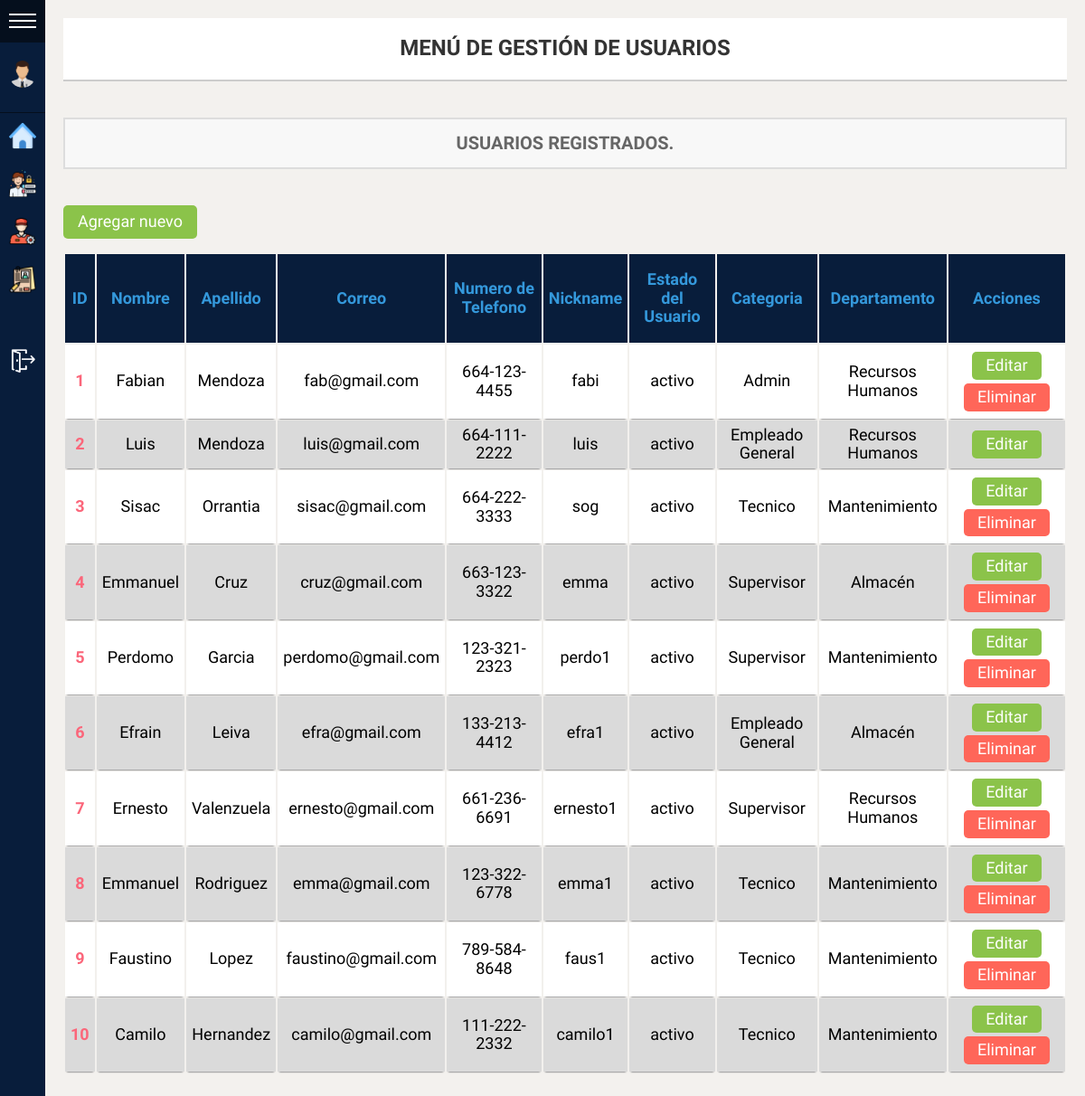
Page /View/Admin/gestionUsuarios.php (signed in) on the committed database.
### tables this page shows
CREATE TABLE usuarios (
    user_id INT AUTO_INCREMENT PRIMARY KEY,
    first_name VARCHAR(30) NOT NULL,
    last_name VARCHAR(30) NOT NULL,
    email VARCHAR(50),
    password VARCHAR(20) NOT NULL, 
    numTel VARCHAR(15) NOT NULL UNIQUE,
    category INT,
    nickname VARCHAR (20) NOT NULL,
    status VARCHAR (20) DEFAULT "Pendiente",
    profile_pic VARCHAR(200),
    fechaRegistro DATETIME NOT NULL,
    cantidadTrabajosAsignados INT DEFAULT 0,
    idDepaUsuario INT,
    FOREIGN KEY (category) REFERENCES roles(idRol),
    FOREIGN KEY (idDepaUsuario) REFERENCES departamentos(idDepartamento)
);

CREATE TABLE roles (
    idRol INT AUTO_INCREMENT PRIMARY KEY,
    nombre VARCHAR (20)
);

CREATE TABLE departamentos (
    idDepartamento INT AUTO_INCREMENT PRIMARY KEY,
    nomDepartamento VARCHAR (30) NOT NULL,
    descripcion VARCHAR (200) NOT NULL,
    numTel CHAR (15) NOT NULL UNIQUE
);

### Data/conexionDB.php (called while the page is built, shortened)
<?php
class conexionDB{
    private $HOST = "";
    private $USER = "";
    private $PASS = "";
    private $DB = "";
    protected $connection;
    public function __construct(){
        $this->HOST="localhost";
        $this->USER="root";
        $this->PASS="";
        $this->DB="requests";
    }
    public function connect(){
        $this->connection = mysqli_connect($this->HOST, $this->USER, $this->PASS, $this->DB);
        if($this->connection){
            return true;
        }else{
            return false;
        }
    }
    public function execquery($query){
        $this->dataset = mysqli_query($this->connection,$query);
        if($this->dataset){
            return $this->dataset;
        }else{
            return 0;
        }
    }
}
?>

### Data/Usuario.php (called while the page is built, shortened)
<?php
include_once('conexionDB.php');
class Usuario extends conexionDB{
public function getAllUsuarioAsJson(){
    $result = $this->connect();
    if ($result){
        $dataset = $this->execquery("SELECT * FROM usuarios WHERE status = 'activo'");
        if ($dataset->num_rows > 0) {
            $data = array();
            while ($row = $dataset->fetch_assoc()) {
                $data[] = $row;
            }
            $json_data = json_encode($data, JSON_PRETTY_PRINT);
        } else {
            $json_data = json_encode(array("error" => "No hay usuarios activos."));
        }
    } else {
        $json_data = json_encode(array("error" => "Error de conexión."));
    }
    return $json_data;
}
public function getNombreDepartamento($departamento){
    $query = "SELECT * from departamentos WHERE idDepartamento =".$departamento;
    $result = $this->connect();
    if ($result) {
        $dataset = $this->execquery($query);
        if ($dataset !== null) {
            $count = mysqli_num_rows($dataset);
            if ($count == 1) {
                $tupla = mysqli_fetch_assoc($dataset);
                $nombre = $tupla['nomDepartamento'];
            }
        }
    }
    else{
        $nombre = "error";
    }
    return $nombre;
}
public function getNombreRol($rol){
    $query = "SELECT * from roles WHERE idRol =".$rol;
    $result = $this->connect();
    if ($result) {
        $dataset = $this->execquery($query);
        if ($dataset !== null) {
            $count = mysqli_num_rows($dataset);
            if ($count == 1) {
                $tupla = mysqli_fetch_assoc($dataset);
                $nombre = $tupla['nombre'];
            }
        }
    }
    else{
        $nombre = "error";
    }
    return $nombre;
}
}
?>

### View/Admin/gestionUsuarios.php (the view, shortened to what this page needs)
<!DOCTYPE html>
<html lang="en">
<head>
	<link rel="stylesheet" href="../../CSS/normalize.css">
	<link rel="stylesheet" href="../../CSS/sidemenu.css">
</head>
<body>
	<div id="sidemenu" class="menu-collapsed">
		<div id="header">
			<div id="menu-btn">
				<div class="btn-hamburger"></div>
				<div class="btn-hamburger"></div>
				<div class="btn-hamburger"></div>
			</div>
		</div>
		<div id="profile">
			<?php
			if (!isset($_SESSION['profile_pic'])) {
				echo '<div id="photo"><img src="../../img/profiles_pics/usuario.png" alt="Usuario"></div>';
			} else {
				echo '<div id="photo"><img src="../../img/profiles_pics/' . $_SESSION['profile_pic'] . '" alt="Usuario"></div>';
			}
			?>
		</div>
		<div id="menu-items">
			<div class="item">
				<a href="../indexAdmin.php">
					<div class="icon"><img src="../../img/homeImagen.png" alt=""></div>
				</a>
			</div>
			<div class="item">
				<a href="gestionUsuarios.php">
					<div class="icon"><img src="../../img/gestionUsuarioImagen.png" alt=""></div>
				</a>
			</div>
			<div class="item">
				<a href="controlTecnico.php">
					<div class="icon"><img src="../../img/controlTecnicoImagen.png" alt=""></div>
				</a>
			</div>
			<div class="item">
				<a href="solicitudes.php">
					<div class="icon"><img src="../../img/requisicionesImagen.png" alt=""></div>
				</a>
			</div>
			<div class="item">
				<a href="catalogo.php">
					<div class="icon"><img src="../../img/catalogo.png" alt=""></div>
				</a>
			</div>
			<div class="item">
				<a href="../../App/logout.php">
					<div class="icon"><img src="../../img/logout.png" alt=""></div>
				</a>
			</div>
		</div>
	</div>
	<main class="mainE">
		<div class="containerF">
			<h1>Menú de Gestión de Usuarios</h1>
		</div>
		<?php include('../../Data/Usuario.php'); ?>
		<?php $miobjeto = new Usuario(); ?>
		<?php $dataset = $miobjeto->getAllUsuarioAsJson();
		$userDepa = $_SESSION['user_id'] ?>
		<div class="containerH">
			<h2>Usuarios registrados.</h2>
		</div>
		<br>
		<a href="../../Data/agregarUsuario.php" class="btn-agregar">Agregar nuevo</a>
		<table class="containerT">
			<thead>
				<tr>
					<th>
						<h1>ID</h1>
					</th>
					<th>
						<h1>Nombre</h1>
					</th>
					<th>
						<h1>Apellido</h1>
					</th>
					<th>
						<h1>Correo</h1>
					</th>
					<th>
						<h1>Numero de Telefono</h1>
					</th>
					<th>
						<h1>Nickname</h1>
					</th>
					<th>
						<h1>Estado del Usuario</h1>
					</th>
					<th>
						<h1>Categoria</h1>
					</th>
					<th>
						<h1>Departamento</h1>
					</th>
					<th>
						<h1>Acciones</h1>
					</th>
				</tr>
			</thead>
			<tbody>
				<?php
				$resultados = json_decode($dataset, true);
				if (!empty($resultados)) {
					foreach ($resultados as $tupla) {
						$idUser = $tupla['user_id'];
						echo "<tr>";
						echo "<td>" . $tupla['user_id'] . "</td>";
						echo "<td>" . $tupla['first_name'] . "</td>";
						echo "<td>" . $tupla['last_name'] . "</td>";
						echo "<td>" . $tupla['email'] . "</td>";
						echo "<td>" . $tupla['numTel'] . "</td>";
						echo "<td>" . $tupla['nickname'] . "</td>";
						echo "<td>" . $tupla['status'] . "</td>";
						echo "<td>" . $miobjeto->getNombreRol($tupla['category']) . "</td>";
						echo "<td>" . $miobjeto->getNombreDepartamento($tupla['idDepaUsuario']) . "</td>";
						echo "<td class='actions'>";
						echo "<input type='button' value='Editar' onclick='location.href=\"../../Data/editarUsuario.php?user_id=$idUser\"' class='edit-btn'>";
						if ($idUser != $userDepa) {
							echo "<input type='button' value='Eliminar' onclick='location.href=\"../../Data/eliminarUsuario.php?user_id=$idUser\"' class='delete-btn'>";
						}
						echo "</td>";
						echo "</tr>";
					}
				} else {
					echo "<tr><td colspan='10'>No hay usuarios activos.</td></tr>";
				}
				?>
			</tbody>
		</table>
	</main>
</body>
</html>

### CSS/sidemenu.css (style rules this page uses)
:root { --width: 300px; --padding: 10px; --bgcolor: rgb(8, 29, 59); --hovercolor: rgb(5, 15, 29); --width-collapsed: 50px; --fuente: 'Libre Franklin', sans-serif; }
body { background-color: #f3f1ee; font-family: var(--fuente); font-size: 18px; padding: 0; margin: 0; margin-left: var(--width-collapsed); }
#sidemenu { background-color: var(--bgcolor); color: white; position: fixed; height: 100%; left: 0; top: 0; }
#sidemenu a { color: white; text-decoration: none; }
#sidemenu #header { box-sizing: border-box; border-bottom: solid 1px var(--hovercolor); }
#sidemenu #header #title, #sidemenu #header #menu-btn { vertical-align: middle; }
#sidemenu #header #menu-btn { display: inline-block; }
#sidemenu #header #menu-btn { cursor: pointer; padding: 10px; width: var(--width-collapsed); box-sizing: border-box; }
#sidemenu #header #menu-btn .btn-hamburger { background-color: #fff; width: 100%; height: 2px; margin: 5px 0; }
#sidemenu #profile { border-bottom: solid 1px var(--hovercolor); padding: var(--padding) 0; text-align: center; }
#sidemenu #profile #photo { box-sizing: border-box; padding: var(--padding); margin: 0 auto; }
#sidemenu #profile #photo img { border-radius: 50%; width: 60%; }
#sidemenu #profile #photo, #sidemenu #profile #name { font-size: 24px; padding: var(--padding) 0; overflow: hidden; }
#sidemenu #menu-items { overflow:hidden; }
#sidemenu #menu-items .item { width: var(--width); }
#sidemenu #menu-items .item .icon { display: inline-block; }
#sidemenu #menu-items .item .icon, #sidemenu #menu-items .item .title { font-size: 14px; vertical-align: middle; overflow: hidden; display: inline-block; }
#sidemenu #menu-items .item a { display: block; }
#sidemenu #menu-items .item .icon { box-sizing: border-box; padding: var(--padding); width: var(--width-collapsed); }
#sidemenu #menu-items .item .icon img { width: 100%; }
.menu-collapsed { width: var(--width-collapsed); }
.menu-collapsed .item { width: 100px; }

### rows in the picture
usuarios: user_id "1", first_name "Fabian", last_name "Mendoza", email "fab@gmail.com", numTel "664-123-4455", nickname "fabi", status "activo", category.nombre "Admin", idDepaUsuario.nomDepartamento "Recursos Humanos"
usuarios: user_id "2", first_name "Luis", last_name "Mendoza", email "luis@gmail.com", numTel "664-111-2222", nickname "luis", status "activo", category.nombre "Empleado General", idDepaUsuario.nomDepartamento "Recursos Humanos"
usuarios: user_id "3", first_name "Sisac", last_name "Orrantia", email "sisac@gmail.com", numTel "664-222-3333", nickname "sog", status "activo", category.nombre "Tecnico", idDepaUsuario.nomDepartamento "Mantenimiento"
usuarios: user_id "4", first_name "Emmanuel", last_name "Cruz", email "cruz@gmail.com", numTel "663-123-3322", nickname "emma", status "activo", category.nombre "Supervisor", idDepaUsuario.nomDepartamento "Almacén"
usuarios: user_id "5", first_name "Perdomo", last_name "Garcia", email "perdomo@gmail.com", numTel "123-321-2323", nickname "perdo1", status "activo", category.nombre "Supervisor", idDepaUsuario.nomDepartamento "Mantenimiento"
usuarios: user_id "6", first_name "Efrain", last_name "Leiva", email "efra@gmail.com", numTel "133-213-4412", nickname "efra1", status "activo", category.nombre "Empleado General", idDepaUsuario.nomDepartamento "Almacén"
usuarios: user_id "7", first_name "Ernesto", last_name "Valenzuela", email "ernesto@gmail.com", numTel "661-236-6691", nickname "ernesto1", status "activo", category.nombre "Supervisor", idDepaUsuario.nomDepartamento "Recursos Humanos"
usuarios: user_id "8", first_name "Emmanuel", last_name "Rodriguez", email "emma@gmail.com", numTel "123-322-6778", nickname "emma1", status "activo", category.nombre "Tecnico", idDepaUsuario.nomDepartamento "Mantenimiento"
usuarios: user_id "9", first_name "Faustino", last_name "Lopez", email "faustino@gmail.com", numTel "789-584-8648", nickname "faus1", status "activo", category.nombre "Tecnico", idDepaUsuario.nomDepartamento "Mantenimiento"
usuarios: user_id "10", first_name "Camilo", last_name "Hernandez", email "camilo@gmail.com", numTel "111-222-2332", nickname "camilo1", status "activo", category.nombre "Tecnico", idDepaUsuario.nomDepartamento "Mantenimiento"
